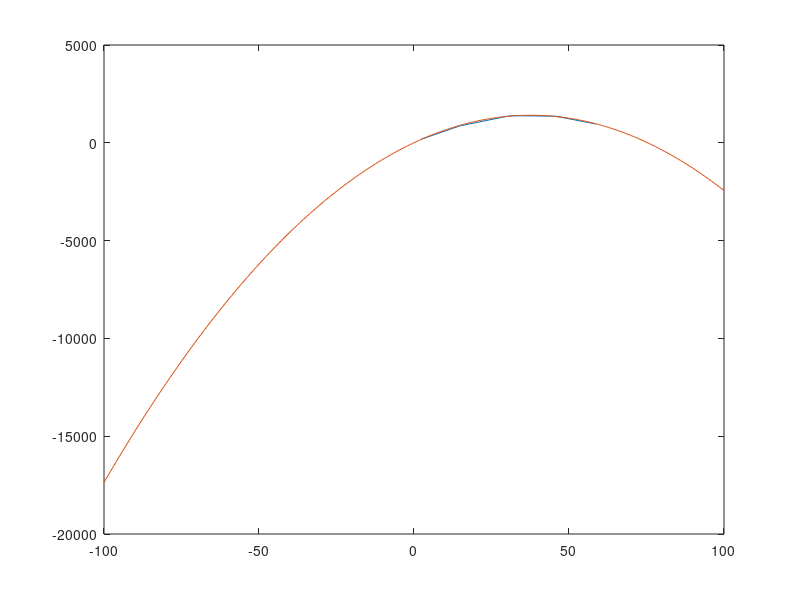

Source code (MATLAB):
%% Init
clear
clc

%% The good stuff

Xn = [2.3 14.7 29.7 31.9 45.7 58.6];
Yn = [184 860 1345 1385 1360 965];
M = [1;2;3];
N = numel(Xn);
papa_matrice = inv([
                [N sum(Xn) sum(Xn.^2)]; 
                [sum(Xn) sum(Xn.^2) sum(Xn.^3)];
                [sum(Xn.^2) sum(Xn.^3) sum(Xn.^4)]
                ]);
matrix_sum_y = [sum(Yn); sum(Xn.*Yn); sum((Xn.^2).*Yn)];
matrix_a = papa_matrice * matrix_sum_y;

Xk = linspace (-100,100,200);
Gk = matrix_a(3).*(Xk.^2) + matrix_a(2).*(Xk) + matrix_a(1);
dGk = 2*matrix_a(3).*(Xk.^1) + matrix_a(2);

max = find(abs(dGk) == min(abs(dGk)));

max_x = Xk(max);
max_y = Gk(max);

time = sqrt(2/9.8*max_y);
speed_y = 9.8*time;
speed_x = max_x/time; 

%% Plotting
figure
plot(Xn,Yn,Xk,Gk)
%plot(Xk,dGk)